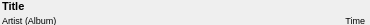
<?xml version="1.0" encoding="UTF-8"?>
<ui version="4.0">
 <class>PlaylistEntryBig</class>
 <widget class="QFrame" name="PlaylistEntryBig">
  <property name="geometry">
   <rect>
    <x>0</x>
    <y>0</y>
    <width>370</width>
    <height>25</height>
   </rect>
  </property>
  <property name="sizePolicy">
   <sizepolicy hsizetype="MinimumExpanding" vsizetype="Preferred">
    <horstretch>0</horstretch>
    <verstretch>0</verstretch>
   </sizepolicy>
  </property>
  <property name="minimumSize">
   <size>
    <width>0</width>
    <height>0</height>
   </size>
  </property>
  <property name="maximumSize">
   <size>
    <width>800</width>
    <height>500</height>
   </size>
  </property>
  <property name="font">
   <font>
    <pointsize>8</pointsize>
   </font>
  </property>
  <property name="windowTitle">
   <string>PlaylistEntryBig</string>
  </property>
  <property name="frameShape">
   <enum>QFrame::Box</enum>
  </property>
  <property name="frameShadow">
   <enum>QFrame::Plain</enum>
  </property>
  <property name="lineWidth">
   <number>0</number>
  </property>
  <property name="midLineWidth">
   <number>0</number>
  </property>
  <layout class="QGridLayout" name="gridLayout">
   <property name="leftMargin">
    <number>2</number>
   </property>
   <property name="topMargin">
    <number>0</number>
   </property>
   <property name="rightMargin">
    <number>5</number>
   </property>
   <property name="bottomMargin">
    <number>0</number>
   </property>
   <property name="spacing">
    <number>2</number>
   </property>
   <item row="0" column="0" colspan="5">
    <widget class="QLabel" name="lab_title">
     <property name="minimumSize">
      <size>
       <width>20</width>
       <height>10</height>
      </size>
     </property>
     <property name="maximumSize">
      <size>
       <width>5000</width>
       <height>18</height>
      </size>
     </property>
     <property name="font">
      <font>
       <pointsize>8</pointsize>
       <weight>75</weight>
       <bold>true</bold>
      </font>
     </property>
     <property name="lineWidth">
      <number>0</number>
     </property>
     <property name="text">
      <string>Title</string>
     </property>
     <property name="alignment">
      <set>Qt::AlignBottom|Qt::AlignLeading|Qt::AlignLeft</set>
     </property>
     <property name="wordWrap">
      <bool>false</bool>
     </property>
    </widget>
   </item>
   <item row="1" column="0">
    <widget class="QLabel" name="lab_artist">
     <property name="sizePolicy">
      <sizepolicy hsizetype="Maximum" vsizetype="Preferred">
       <horstretch>0</horstretch>
       <verstretch>0</verstretch>
      </sizepolicy>
     </property>
     <property name="minimumSize">
      <size>
       <width>0</width>
       <height>0</height>
      </size>
     </property>
     <property name="maximumSize">
      <size>
       <width>16777215</width>
       <height>10</height>
      </size>
     </property>
     <property name="font">
      <font>
       <pointsize>7</pointsize>
       <weight>50</weight>
       <italic>false</italic>
       <bold>false</bold>
      </font>
     </property>
     <property name="text">
      <string>Artist</string>
     </property>
    </widget>
   </item>
   <item row="1" column="1">
    <widget class="QLabel" name="lab_album">
     <property name="sizePolicy">
      <sizepolicy hsizetype="Maximum" vsizetype="Preferred">
       <horstretch>0</horstretch>
       <verstretch>0</verstretch>
      </sizepolicy>
     </property>
     <property name="minimumSize">
      <size>
       <width>0</width>
       <height>0</height>
      </size>
     </property>
     <property name="maximumSize">
      <size>
       <width>16777215</width>
       <height>10</height>
      </size>
     </property>
     <property name="font">
      <font>
       <pointsize>7</pointsize>
       <weight>50</weight>
       <italic>false</italic>
       <bold>false</bold>
      </font>
     </property>
     <property name="text">
      <string>(Album)</string>
     </property>
    </widget>
   </item>
   <item row="1" column="2" colspan="2">
    <spacer name="horizontalSpacer">
     <property name="orientation">
      <enum>Qt::Horizontal</enum>
     </property>
     <property name="sizeType">
      <enum>QSizePolicy::MinimumExpanding</enum>
     </property>
     <property name="sizeHint" stdset="0">
      <size>
       <width>40</width>
       <height>10</height>
      </size>
     </property>
    </spacer>
   </item>
   <item row="1" column="4">
    <widget class="QLabel" name="lab_time">
     <property name="sizePolicy">
      <sizepolicy hsizetype="Maximum" vsizetype="Preferred">
       <horstretch>0</horstretch>
       <verstretch>0</verstretch>
      </sizepolicy>
     </property>
     <property name="minimumSize">
      <size>
       <width>0</width>
       <height>0</height>
      </size>
     </property>
     <property name="maximumSize">
      <size>
       <width>16777215</width>
       <height>10</height>
      </size>
     </property>
     <property name="font">
      <font>
       <pointsize>7</pointsize>
       <weight>50</weight>
       <italic>false</italic>
       <bold>false</bold>
      </font>
     </property>
     <property name="text">
      <string>Time</string>
     </property>
     <property name="alignment">
      <set>Qt::AlignRight|Qt::AlignTrailing|Qt::AlignVCenter</set>
     </property>
    </widget>
   </item>
  </layout>
 </widget>
 <resources/>
 <connections/>
</ui>
